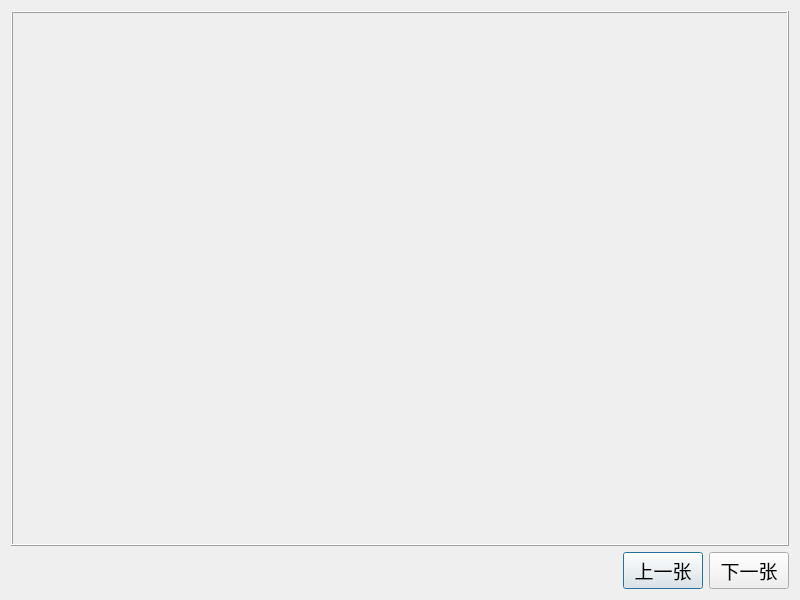
<?xml version="1.0" encoding="UTF-8"?>
<ui version="4.0">
 <class>MyDialog</class>
 <widget class="QDialog" name="MyDialog">
  <property name="geometry">
   <rect>
    <x>0</x>
    <y>0</y>
    <width>800</width>
    <height>600</height>
   </rect>
  </property>
  <property name="font">
   <font>
    <family>Arial</family>
    <pointsize>14</pointsize>
   </font>
  </property>
  <property name="windowTitle">
   <string>MyDialog</string>
  </property>
  <layout class="QVBoxLayout" name="verticalLayout">
   <item>
    <widget class="QFrame" name="frame">
     <property name="sizePolicy">
      <sizepolicy hsizetype="Preferred" vsizetype="Expanding">
       <horstretch>0</horstretch>
       <verstretch>0</verstretch>
      </sizepolicy>
     </property>
     <property name="frameShape">
      <enum>QFrame::Box</enum>
     </property>
     <property name="frameShadow">
      <enum>QFrame::Raised</enum>
     </property>
    </widget>
   </item>
   <item>
    <layout class="QHBoxLayout" name="horizontalLayout_2">
     <item>
      <widget class="QLabel" name="label">
       <property name="text">
        <string/>
       </property>
      </widget>
     </item>
     <item>
      <spacer name="horizontalSpacer">
       <property name="orientation">
        <enum>Qt::Horizontal</enum>
       </property>
       <property name="sizeHint" stdset="0">
        <size>
         <width>40</width>
         <height>20</height>
        </size>
       </property>
      </spacer>
     </item>
     <item>
      <layout class="QHBoxLayout" name="horizontalLayout">
       <item>
        <widget class="QPushButton" name="m_btnPrev">
         <property name="text">
          <string>上一张</string>
         </property>
        </widget>
       </item>
       <item>
        <widget class="QPushButton" name="m_btnNext">
         <property name="text">
          <string>下一张</string>
         </property>
        </widget>
       </item>
      </layout>
     </item>
    </layout>
   </item>
  </layout>
 </widget>
 <resources/>
 <connections/>
</ui>
